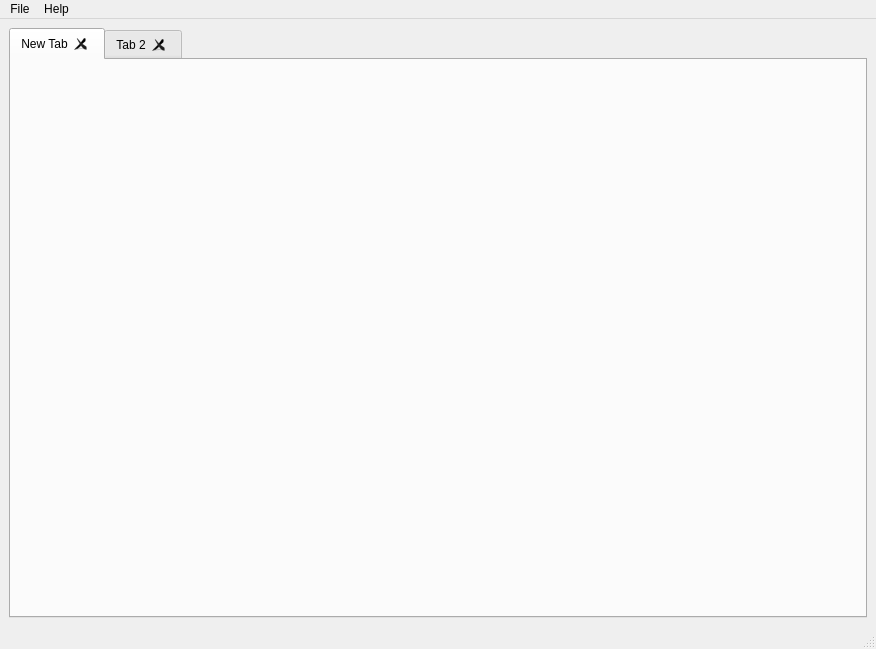
<?xml version="1.0" encoding="UTF-8"?>
<ui version="4.0">
 <class>MainWindow</class>
 <widget class="QMainWindow" name="MainWindow">
  <property name="geometry">
   <rect>
    <x>0</x>
    <y>0</y>
    <width>876</width>
    <height>649</height>
   </rect>
  </property>
  <property name="windowTitle">
   <string>PingPung</string>
  </property>
  <widget class="QWidget" name="centralwidget">
   <layout class="QGridLayout" name="gridLayout">
    <item row="0" column="0">
     <widget class="QTabWidget" name="tab_bar">
      <property name="enabled">
       <bool>true</bool>
      </property>
      <property name="currentIndex">
       <number>0</number>
      </property>
      <property name="tabsClosable">
       <bool>true</bool>
      </property>
      <property name="movable">
       <bool>true</bool>
      </property>
      <widget class="QWidget" name="tab">
       <attribute name="title">
        <string>New Tab</string>
       </attribute>
       <layout class="QGridLayout" name="gridLayout_2"/>
      </widget>
      <widget class="QWidget" name="tab_2">
       <property name="enabled">
        <bool>false</bool>
       </property>
       <attribute name="title">
        <string>Tab 2</string>
       </attribute>
      </widget>
     </widget>
    </item>
   </layout>
  </widget>
  <widget class="QMenuBar" name="menubar">
   <property name="geometry">
    <rect>
     <x>0</x>
     <y>0</y>
     <width>876</width>
     <height>27</height>
    </rect>
   </property>
   <widget class="QMenu" name="menuFile">
    <property name="title">
     <string>File</string>
    </property>
   </widget>
   <widget class="QMenu" name="menuHelp">
    <property name="title">
     <string>Help</string>
    </property>
    <addaction name="actionAbout_PingPung"/>
   </widget>
   <addaction name="menuFile"/>
   <addaction name="menuHelp"/>
  </widget>
  <widget class="QStatusBar" name="statusbar"/>
  <action name="actionAbout_PingPung">
   <property name="text">
    <string>About PingPung</string>
   </property>
  </action>
 </widget>
 <resources/>
 <connections/>
</ui>
